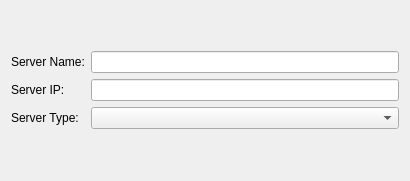
<?xml version="1.0" encoding="UTF-8"?>
<ui version="4.0">
 <class>ServerForm</class>
 <widget class="QWidget" name="ServerForm">
  <property name="geometry">
   <rect>
    <x>0</x>
    <y>0</y>
    <width>410</width>
    <height>181</height>
   </rect>
  </property>
  <property name="windowTitle">
   <string>Form</string>
  </property>
  <layout class="QVBoxLayout" name="verticalLayout">
   <item>
    <layout class="QGridLayout" name="gridLayout">
     <item row="0" column="0">
      <widget class="QLabel" name="label">
       <property name="text">
        <string>Server Name:</string>
       </property>
      </widget>
     </item>
     <item row="0" column="1">
      <widget class="QLineEdit" name="edtServerName"/>
     </item>
     <item row="1" column="0">
      <widget class="QLabel" name="label_2">
       <property name="text">
        <string>Server IP:</string>
       </property>
      </widget>
     </item>
     <item row="1" column="1">
      <widget class="QLineEdit" name="edtIPAddress"/>
     </item>
     <item row="2" column="0">
      <widget class="QLabel" name="label_3">
       <property name="text">
        <string>Server Type:</string>
       </property>
      </widget>
     </item>
     <item row="2" column="1">
      <widget class="QComboBox" name="cbServerType"/>
     </item>
    </layout>
   </item>
  </layout>
 </widget>
 <resources/>
 <connections/>
</ui>
